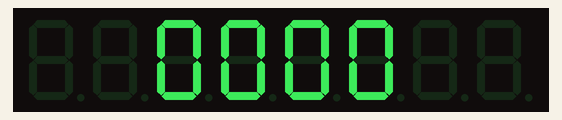
Bench run of a sketch on a simulated Arduino Uno, built with avr-gcc and run on an emulated ATmega328P. Shown: 8-digit seven-segment display.

Above: at 0.05 s.
At 5.02 s:
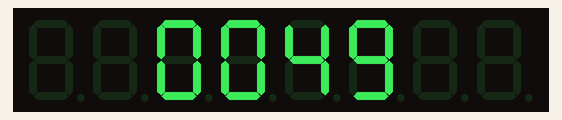
At 9.99 s:
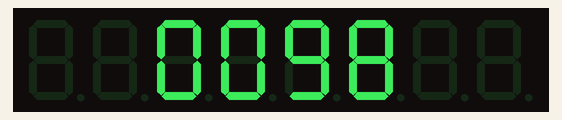
At 19.94 s:
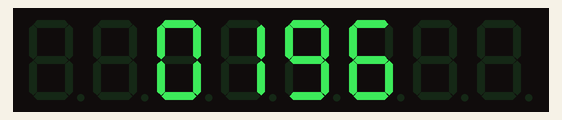
At 29.89 s:
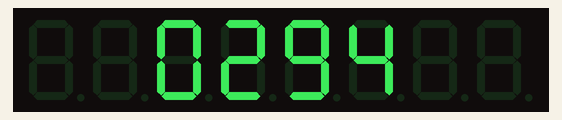
At 39.94 s:
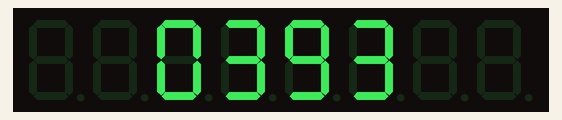

The sketch:

Nano_TM1638.ino
```cpp
#include <TM1638.h>

//choose digital pins compatibles with your board
#define STB 2 // Strobe digital pin
#define CLK 3 // clock digital pin
#define DIO 4 // data digital pin

TM1638 tm(CLK,DIO,STB);
int8_t digit[10] = {0b00111111, 0b00000110, 0b01011011, 0b01001111, 0b01100110, 0b01101101, 0b01111101, 0b00000111, 0b01111111, 0b01101111};
unsigned int seg[4] = {'\0'};

unsigned int *decToSegment(int digital, int count){

    int x = 1;

    do{
        count--;
        seg[count] = digital / x % 10;
        x *= 10;
    } while( digital / x);

   return seg;
}

void setup() {
  tm.reset();
}


void loop() {

  for(unsigned int i = 0; i < 999; i++){
    decToSegment(i, 4);
    tm.displayDig(2, digit[seg[3]]);
    tm.displayDig(3, digit[seg[2]]);
    tm.displayDig(4, digit[seg[1]]);
    tm.displayDig(5, digit[seg[0]]);

    delay(100);
  }

  uint8_t buttons = tm.getButtons();
  tm.writeLeds(buttons);

}

  // static uint32_t timer = millis();

  // if ( millis()-timer > 1000){
  //   timer=millis();
  //   tm.displaySetBrightness(pulse);
  //   pulse = (pulse==PULSE1_16) ? PULSE14_16 : PULSE1_16;
  // }
```
